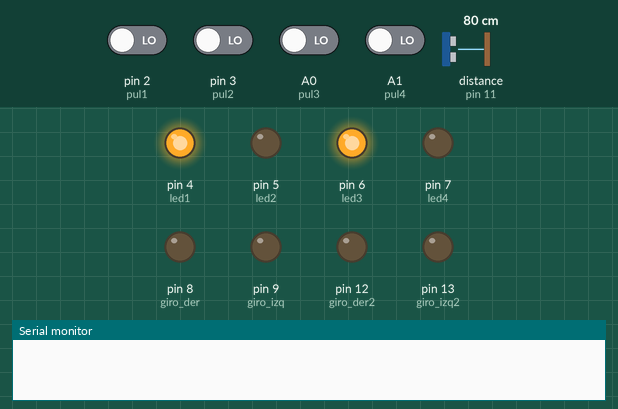
Simulated run of this sketch. Board: Arduino Uno, built with avr-gcc and run on an emulated ATmega328P. Parts: output pins drawn as LEDs (lit = HIGH), the last lines printed to the serial monitor. Dashed ring = blinking. The test bench sets the inputs (shaded band); at power-on: A0 (pul3), A1 (pul4), pin 2 (pul1), pin 3 (pul2) LOW, distance to the obstacle (sensor on pin 11) 80 cm. The echo pulse lasts 58.3 µs per cm; pins used as bus, display or sensor lines are not drawn.

Above: at 1.2 s.
1.3 s: A0 (pul3) driven HIGH
At 2.1 s:
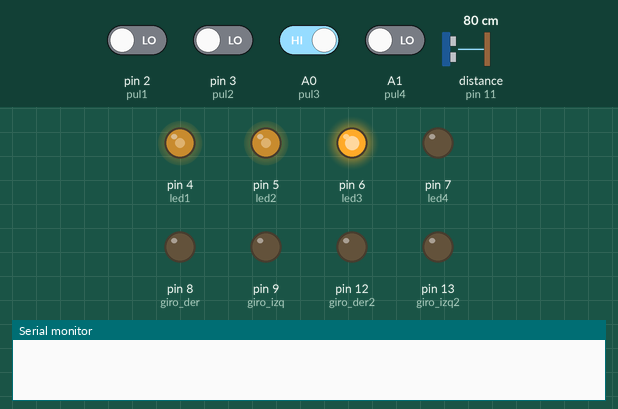
2.8 s: pin 2 (pul1) driven HIGH
At 2.97 s:
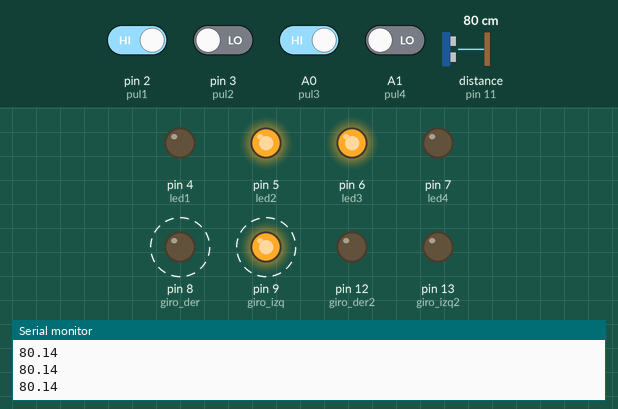
5.8 s: pin 3 (pul2) driven HIGH
At 5.98 s:
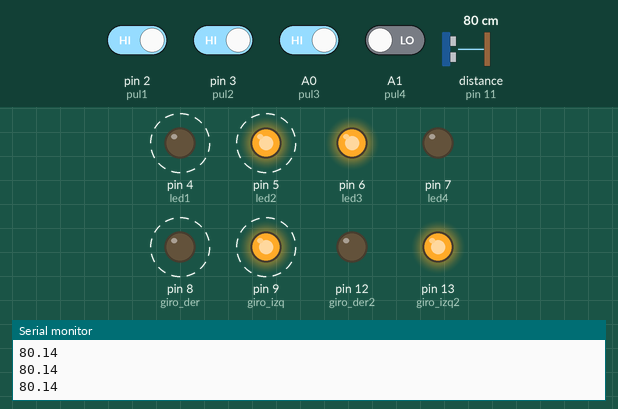
8.8 s: A1 (pul4) driven HIGH
At 8.99 s:
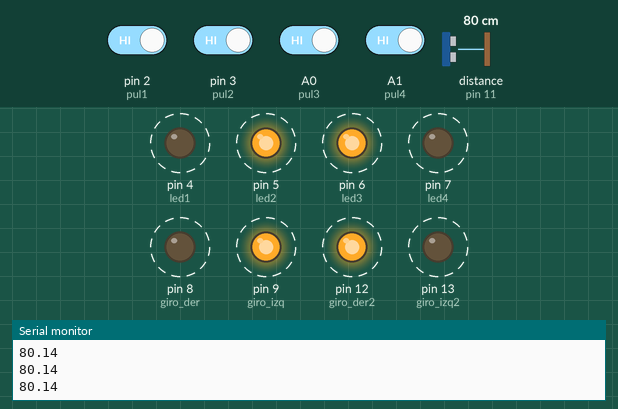
11.8 s: pin 2 (pul1) driven LOW
At 12.2 s:
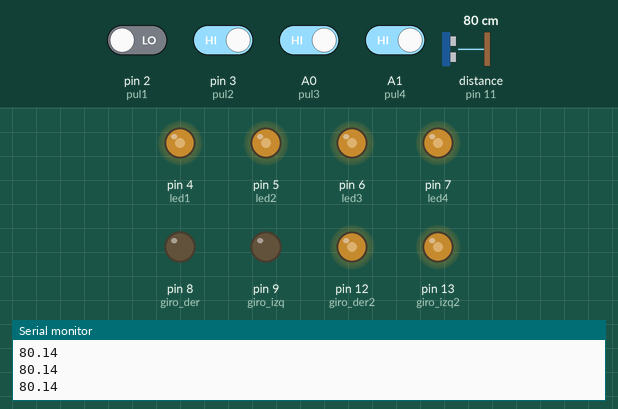
13.3 s: pin 3 (pul2) driven LOW
At 13.8 s:
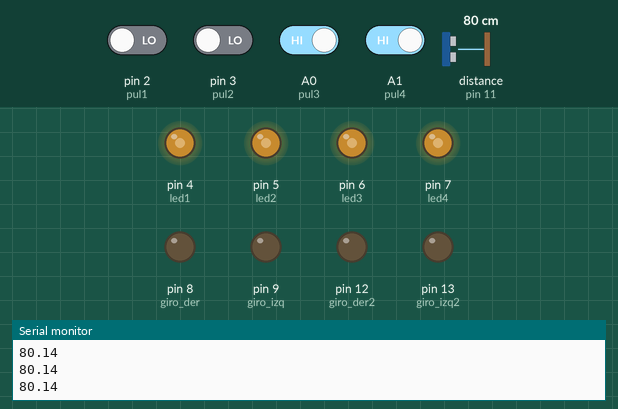
Timing chart, 0 to 15.8 s (numbered marks = the images above; inputs shaded):
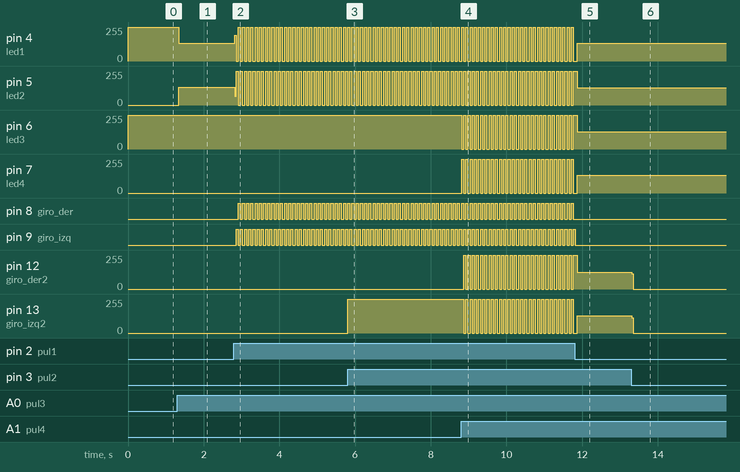

The sketch:

lab_2_eje_3.ino
```cpp
byte pul1=2;
byte pul2=3;
byte pul3=A0;
byte pul4=A1;
byte led1=4;
byte led2=5;
byte led3=6;
byte led4=7;
byte giro_der=8;
byte giro_izq=9;
byte giro_der2=12;
byte giro_izq2=13;
#define trig 10
#define echo 11
boolean giro1=false;
boolean giro2=false;
float duracion, distancia;

void setup() {
  Serial.begin(9600);
  pinMode(pul1, INPUT);
  pinMode(pul2, INPUT);
  pinMode(pul3, INPUT);
  pinMode(pul4, INPUT);
  pinMode(trig, OUTPUT);
  pinMode(echo, INPUT);
  pinMode(giro_der, OUTPUT);
  pinMode(giro_izq, OUTPUT);
  pinMode(giro_der2, OUTPUT);
  pinMode(giro_izq2, OUTPUT);
  pinMode(led1, OUTPUT);
  pinMode(led2, OUTPUT);
  pinMode(led3, OUTPUT);
  pinMode(led4, OUTPUT);
}

void loop() {
    if(digitalRead(pul1)==HIGH)
    {
    digitalWrite(trig, HIGH);
    delayMicroseconds(1);
    digitalWrite(trig,LOW);
    duracion = pulseIn(echo, HIGH);
    distancia = duracion/58.2;
    delay(50);
    Serial.println(distancia);
    }
     if(digitalRead(pul1)==HIGH)
    {
      if(giro1)
      {
    digitalWrite(giro_der, HIGH);
    digitalWrite(giro_izq, LOW);
      }
      else
      {
        digitalWrite(giro_der, LOW);
    digitalWrite(giro_izq, HIGH);
      }
    }
    else
    {
      digitalWrite(giro_der, LOW);
    digitalWrite(giro_izq, LOW);
    }
    if(digitalRead(pul2)==HIGH)
    {
      if(giro2)
      {
    digitalWrite(giro_der2, HIGH);
    digitalWrite(giro_izq2, LOW);
      }
      else
      {
        digitalWrite(giro_der2, LOW);
    digitalWrite(giro_izq2, HIGH);
      }
    }
     else
    {
      digitalWrite(giro_der2, LOW);
    digitalWrite(giro_izq2, LOW);
    }
    if(digitalRead(pul3)!=LOW)
    {

      if(giro1)
        giro1=false;
      else
        giro1=true;
      delayMicroseconds(50);
    }
    if(digitalRead(pul4)!=LOW)
    {
      if(giro2)
        giro2 = false;
      else
        giro2 = true;
      delayMicroseconds(50);
    }

    if(!giro1)
    {
      digitalWrite(led1, HIGH);
      digitalWrite(led2, LOW);
    }
    else
    {
      digitalWrite(led2, HIGH);
      digitalWrite(led1, LOW);
    }
    if(!giro2)
    {
      digitalWrite(led3, HIGH);
      digitalWrite(led4, LOW);
    }
    else
    {
      digitalWrite(led4, HIGH);
      digitalWrite(led3, LOW);
    }


}
```

Measured:
- after the input at 1.3 s, pin 4 (led1): 255/255 → 133/255 at once; pin 5 (led2): 0/255 → 132/255 at once
- after the input at 2.8 s, pin 4 (led1): 133/255 → 195/255 at once, then repeats every 0.11 s: 0/255 0.05 s, 255/255 0.06 s; pin 5 (led2): 132/255 → 65/255 at once, then repeats every 0.11 s: 255/255 0.05 s, 0/255 0.06 s
- after the input at 5.8 s, pin 13 (giro_izq2): 0/255 → 255/255 at once
- after the input at 8.8 s, pin 6 (led3), pin 7 (led4): alternates 255/255 for 0.06 s and 0/255 for 0.06 s, starting at once; pin 12 (giro_der2), pin 13 (giro_izq2): alternates 255/255 for 0.06 s and 0/255 for 0.06 s, starting after 0.07 s
- after the input at 11.8 s, pin 8 (giro_der): stops changing and stays LOW; pin 9 (giro_izq): goes on until 11.8 s, then stays LOW
- after the input at 13.3 s, pin 12 (giro_der2): 127/255 → 0/255 at once; pin 13 (giro_izq2): 128/255 → 0/255 at once
